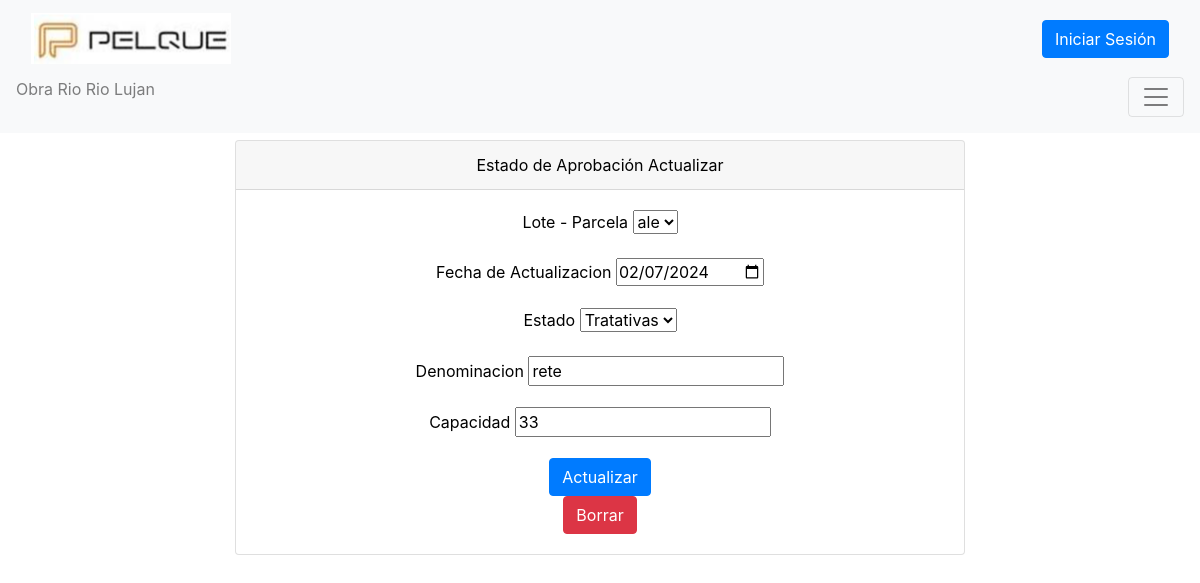
Before: /RioLujan/update_Estado_De_Aprobacion/2/ with the older database file.
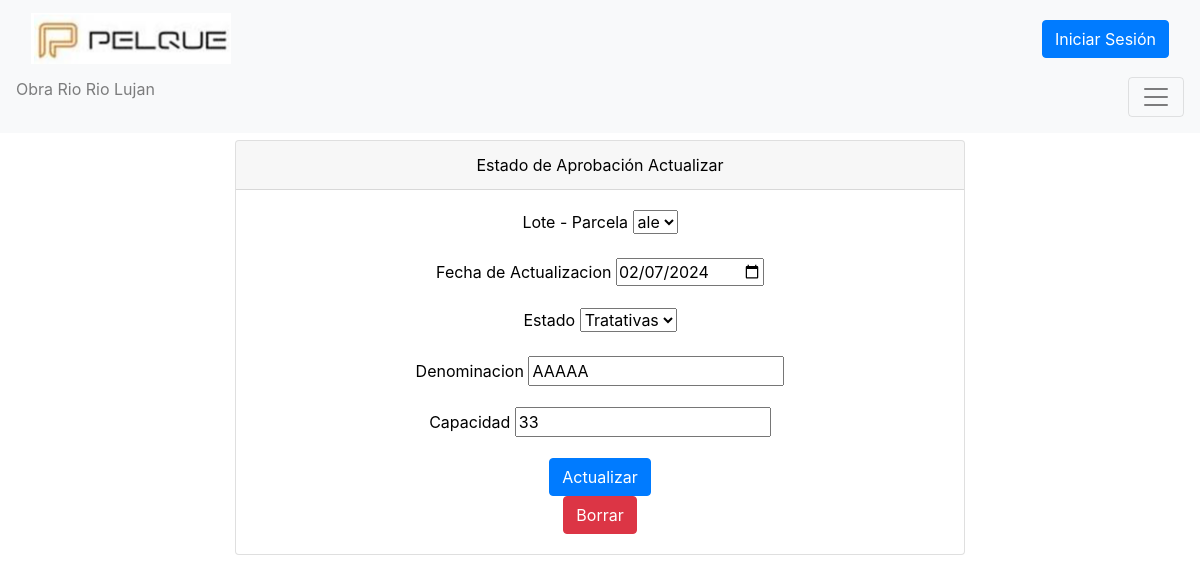
After: the same page with the newer database file.
### RioLujan/models.py (models this page shows, shortened)
class Estado_De_Aprobacion(models.Model):
    lote= models.CharField(max_length=99, verbose_name="Lote - Parcela")
    actualizacion= models.DateField(verbose_name="Fecha de Actualizacion")
    estado= models.CharField(max_length=99, verbose_name="Estado")
    denominacion= models.CharField(max_length=99, verbose_name="Denominacion")
    capacidad= models.IntegerField(verbose_name="Capacidad")
    usuario = models.ForeignKey(User, on_delete=models.CASCADE, verbose_name="Ultima modificacion")

### RioLujan/views.py (the view)
# urls.py: path('update_Estado_De_Aprobacion/<int:estado_id>/', views.update_Estado_De_Aprobacion, name='update_Estado_De_Aprobacion'),
def update_Estado_De_Aprobacion (request, estado_id):
    Estado_De_Aprobacion_update = get_object_or_404(Estado_De_Aprobacion, id=estado_id)
    if request.method == "POST":
        formulario = RioLujan.forms.Estado_De_Aprobacion_Form(request.POST, request.FILES)
        if formulario.is_valid():
            info = formulario.cleaned_data
            Estado_De_Aprobacion_update.lote = info["lote"]
            Estado_De_Aprobacion_update.actualizacion = info["actualizacion"]
            Estado_De_Aprobacion_update.estado = info["estado"]
            Estado_De_Aprobacion_update.denominacion = info["denominacion"]
            Estado_De_Aprobacion_update.capacidad = info["capacidad"]
            Estado_De_Aprobacion_update.usuario=request.user
            Estado_De_Aprobacion_update.save()
            reseñas = Estado_De_Aprobacion.objects.all()
            return redirect('Estado_De_Aprobacion')
    else:
        formulario = RioLujan.forms.Estado_De_Aprobacion_Form(initial={
            "lote": Estado_De_Aprobacion_update.lote,
            "actualizacion": Estado_De_Aprobacion_update.actualizacion,
            "estado": Estado_De_Aprobacion_update.estado,
            "denominacion": Estado_De_Aprobacion_update.denominacion,
            "capacidad": Estado_De_Aprobacion_update.capacidad,
        })
    return render(request, "RioLujan/update_Estado_De_Aprobacion.html", {"form": formulario,'estado':Estado_De_Aprobacion_update})

### RioLujan/forms.py (shortened to what this page needs)
class Estado_De_Aprobacion_Form(forms.ModelForm):
    class Meta:
        model = Estado_De_Aprobacion
        fields = ['lote', 'actualizacion', 'estado', 'denominacion', 'capacidad']
        labels = {
            'lote': 'Lote - Parcela',
            'actualizacion': 'Fecha de Actualizacion',
            'estado': 'Estado',
            'denominacion': 'Denominacion',
            'capacidad': 'Capacidad'
        }
        widgets = {
            'actualizacion': forms.DateInput(attrs={'type': 'date'}),
            'estado': forms.Select(choices=[('Firmada', 'Firmada'), ('DPH', 'DPH'), ('Tratativas', 'Tratativas')]),
            'lote': forms.Select(choices=[(lote.lote, lote.lote) for lote in Lote.objects.all()])
        }

### RioLujan/templates/RioLujan/update_Estado_De_Aprobacion.html (shortened to what this page needs)
{% extends 'RioLujan/FormulariosPlantilla.html' %}
{% block formulario %}
<form action="" method="post"> {% csrf_token %}
    <div class="mb-3">
        <label for="lote" class="form-label" style="color: black;">Lote - Parcela</label>
        {{ form.lote }}
    </div>
    <div class="mb-3">
        <label for="actualizacion" class="form-label" style="color: black;">Fecha de Actualizacion</label>
        {{ form.actualizacion }}
    </div>
    <div class="mb-3">
        <label for="estado" class="form-label" style="color: black;">Estado</label>
        {{ form.estado }}
    </div>
    <div class="mb-3">
        <label for="denominacion" class="form-label" style="color: black;">Denominacion</label>
        {{ form.denominacion }}
    </div>
    <div class="mb-3">
        <label for="capacidad" class="form-label" style="color: black;">Capacidad</label>
        {{ form.capacidad }}
    </div>
    <button type="submit" class="btn btn-primary">Actualizar</button>
</form>
<form action="{% url 'delete_Estado_De_Aprobacion' estado.id %}" method="post">
    <button type="submit" class="btn btn-danger delete-button">Borrar</button>
</form>
{% endblock %}

Changed rows visible on the page:
changed Estado_De_Aprobacion "ale": denominacion "rete" → "AAAAA"
